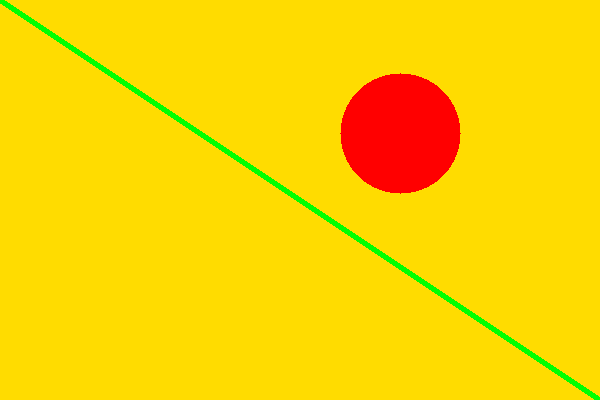
#> input picture uploads/mock_artwork_test.png, 600 x 400 px
$ python -i composition_analysis.py   (imports and definitions only)
#> lines starting #> are read from the running program, lines starting #| are printed output that depends on the picture
#> further down, picture is the input picture: shape (400, 600, 3); mean B, G, R 0, 210.2, 251
import cv2
import numpy as np

def analyze_composition(img):
    """
    Analyzes composition using Rule of Thirds alignment, symmetry, and visual weight.

    Parameters:
    - img: OpenCV BGR image

    Returns:
    - result: dict containing composition_score, symmetry_score, rule_of_thirds_score,
             focal_point_score, focal_point, focal_point_relative, and edge_density.
    """
    if img is None or img.size == 0:
        return {
            "composition_score": 0.0,
            "symmetry_score": 0.0,
            "rule_of_thirds_score": 0.0,
            "focal_point_score": 0.0,
            "focal_point": (0, 0),
            "focal_point_relative": (0.0, 0.0),
            "edge_density": 0.0
        }

    h_orig, w_orig = img.shape[:2]
#> h_orig = 400; w_orig = 600
    if h_orig < 2 or w_orig < 2:
        return {
            "composition_score": 50.0,
            "symmetry_score": 50.0,
            "rule_of_thirds_score": 50.0,
            "focal_point_score": 50.0,
            "focal_point": (0, 0),
            "focal_point_relative": (0.0, 0.0),
            "edge_density": 0.0
        }

    max_dim = 1000
    if max(h_orig, w_orig) > max_dim:
        scale = max_dim / float(max(h_orig, w_orig))
        img_resized = cv2.resize(img, (int(w_orig * scale), int(h_orig * scale)))
        h, w = img_resized.shape[:2]
    else:
        scale = 1.0
        img_resized = img
        h, w = h_orig, w_orig
#> h = 400; w = 600

    gray = cv2.cvtColor(img_resized, cv2.COLOR_BGR2GRAY)

    # 1. Edge Density Map for Visual Detail / Salience
    edges = cv2.Canny(gray, 50, 150)
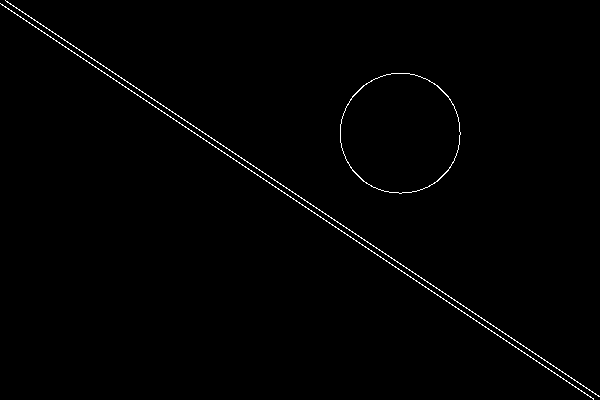
#> edges: shape (400, 600); 0.83% white in thin lines or dots
    edge_density = np.sum(edges > 0) / (h * w)
#> edge_density = 0.00827

    # Normalizing edge density: target is ~8-15% for standard rich compositions.
    # We map 0% to 0, 10% to 100, and 30%+ to 50 (overly busy).
    if edge_density < 0.10:
        edge_density_score = (edge_density / 0.10) * 100
#> edge_density_score = 8.27
    else:
        edge_density_score = max(100 - (edge_density - 0.10) * 250, 40)

    # 2. Visual Saliency & Focal Point Detection
    # We blur the edge map to find areas with a cluster of details
    blur_kernel = int(max(w, h) // 15) | 1  # must be odd
#> blur_kernel = 41
    saliency_map = cv2.GaussianBlur(edges.astype(float), (blur_kernel, blur_kernel), 0)
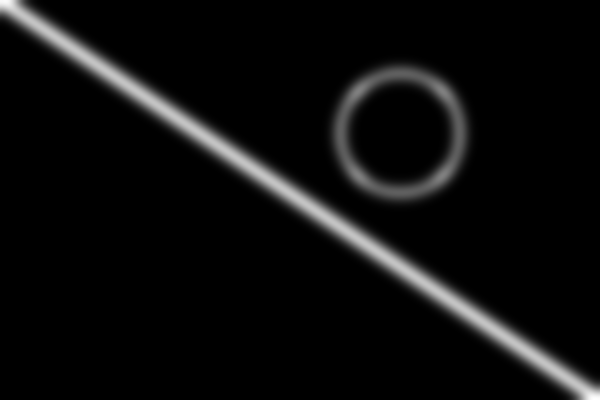
#> saliency_map: shape (400, 600) float64; min 0, max 41.69, mean 2.1; drawn with min black and max white

    # Add localized luminance variance to account for lighting focal points
    local_mean = cv2.blur(gray, (blur_kernel, blur_kernel))
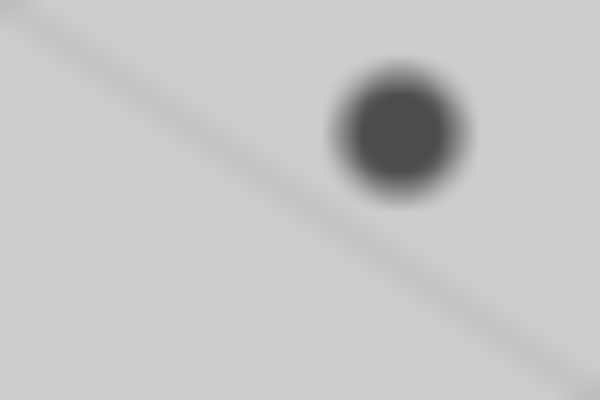
#> local_mean: shape (400, 600); min 76, max 205, mean 198.1
    local_var = cv2.blur(np.square(gray.astype(float) - local_mean), (blur_kernel, blur_kernel))
    local_var_norm = cv2.normalize(local_var, None, 0, 255, cv2.NORM_MINMAX)

    combined_energy = saliency_map + 0.5 * local_var_norm
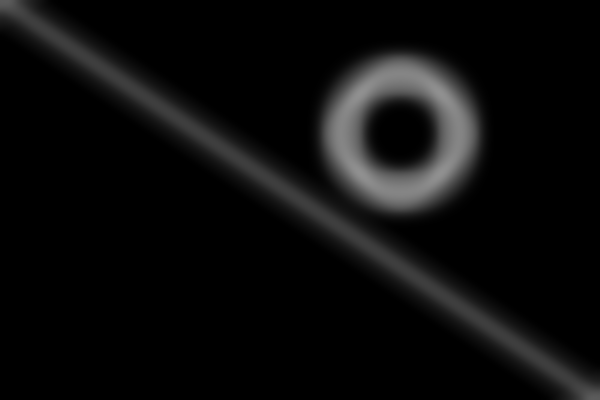
#> combined_energy: shape (400, 600) float64; min 0, max 144.6, mean 12.3
    min_val, max_val, min_loc, max_loc = cv2.minMaxLoc(combined_energy)
#> min_val = 0; max_val = 144.6; min_loc = (100, 0); max_loc = (440, 173)

    focal_x_resized, focal_y_resized = max_loc  # Coordinates of maximum energy on resized image
#> focal_x_resized = 440; focal_y_resized = 173
    focal_x = int(round(focal_x_resized / scale))
#> focal_x = 440
    focal_y = int(round(focal_y_resized / scale))
#> focal_y = 173

    # 3. Rule of Thirds Check
    # The 4 intersection points in the image
    third_x = [w // 3, (2 * w) // 3]
#> third_x = [200, 400]
    third_y = [h // 3, (2 * h) // 3]
#> third_y = [133, 266]
    intersections = [
        (third_x[0], third_y[0]),
        (third_x[1], third_y[0]),
        (third_x[0], third_y[1]),
        (third_x[1], third_y[1])
    ]

    # Calculate distance from focal point to nearest third intersection (in resized space)
    min_dist = float('inf')
    for ix, iy in intersections:
        dist = np.sqrt((focal_x_resized - ix) ** 2 + (focal_y_resized - iy) ** 2)
        if dist < min_dist:
            min_dist = dist
#> this loop made 4 passes
#> (dist, min_dist) on passes 1 to 2: (243.3, 243.3), (56.57, 56.57)
#> dist on passes 3 to 4: 257.4, 101.2
#> after the loop, min_dist = 56.57

    # Max possible distance is from center to a corner (approximately)
    diag_length = np.sqrt(w ** 2 + h ** 2)
#> diag_length = 721.1

    # Map distance to score
    # Within 5% of diagonal length: perfect (100)
    # Outside: declines linearly
    if min_dist <= (diag_length * 0.05):
        thirds_score = 100.0
    else:
        thirds_score = max(100 - (min_dist / (diag_length * 0.25)) * 100, 20)
#> thirds_score = 68.62

    # 4. Symmetry Analysis
    # Resize to 256x256 for uniform comparison
    resized_gray = cv2.resize(gray, (256, 256))
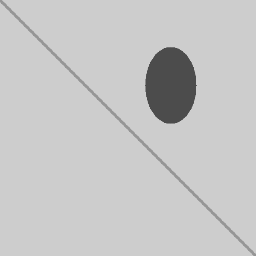
#> resized_gray: shape (256, 256); min 76, max 205, mean 198.1

    # Horizontal flip
    flipped_h = cv2.flip(resized_gray, 1)
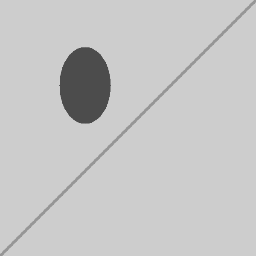
#> flipped_h: shape (256, 256); min 76, max 205, mean 198.1
    diff_h = np.mean(np.abs(resized_gray.astype(float) - flipped_h.astype(float)))
#> diff_h = 13.27
    sym_h = max(100 - (diff_h / 255.0 * 200.0), 0) # scaled: 0 diff is 100, 127 diff is 0
#> sym_h = 89.59

    # Vertical flip
    flipped_v = cv2.flip(resized_gray, 0)
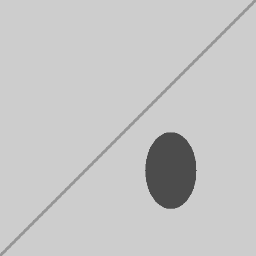
#> flipped_v: shape (256, 256); min 76, max 205, mean 198.1
    diff_v = np.mean(np.abs(resized_gray.astype(float) - flipped_v.astype(float)))
#> diff_v = 13.27
    sym_v = max(100 - (diff_v / 255.0 * 200.0), 0)
#> sym_v = 89.59

    symmetry_score_val = max(sym_h, sym_v)
#> symmetry_score_val = 89.59

    # 5. Combined Composition Score
    # Balanced weights: Rule of Thirds (40%), Symmetry (30%), Edge Detail distribution (30%)
    overall_score = 0.40 * thirds_score + 0.30 * symmetry_score_val + 0.30 * edge_density_score
#> overall_score = 56.81

    return {
        "composition_score": float(round(overall_score, 1)),
        "symmetry_score": float(round(symmetry_score_val, 1)),
        "rule_of_thirds_score": float(round(thirds_score, 1)),
        "focal_point_score": float(round(thirds_score, 1)),
        "focal_point": (int(focal_x), int(focal_y)),
        "focal_point_relative": (float(round(focal_x_resized / w, 3)), float(round(focal_y_resized / h, 3))),
        "edge_density": float(round(edge_density * 100, 2))
    }

def composition_score(img):
    """Wrapper calling analyze_composition to maintain API backward compatibility."""
    return analyze_composition(img)

>>> import cv2
>>> picture = cv2.imread('../uploads/mock_artwork_test.png')
>>> result = analyze_composition(picture)
#> result = {'composition_score': 56.8, 'symmetry_score': 89.6, 'rule_of_thirds_score': 68.6, 'focal_point_score': 68.6, 'focal_point': (440, 173), 'focal_point_relative': (0.733, 0.432), 'edge_density': 0.83}
